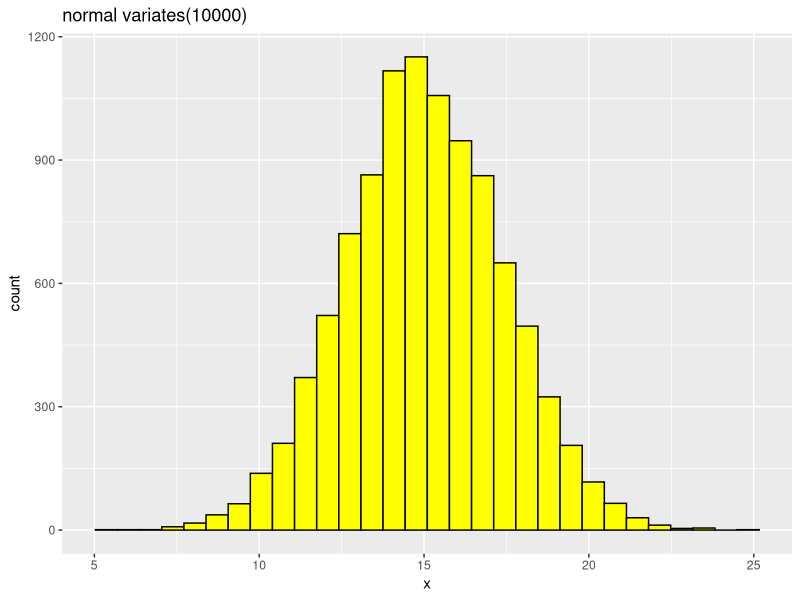
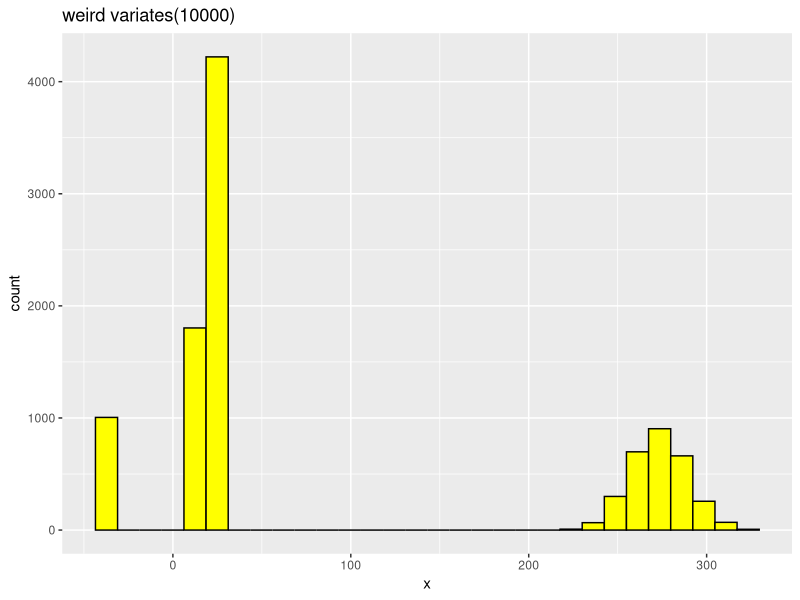
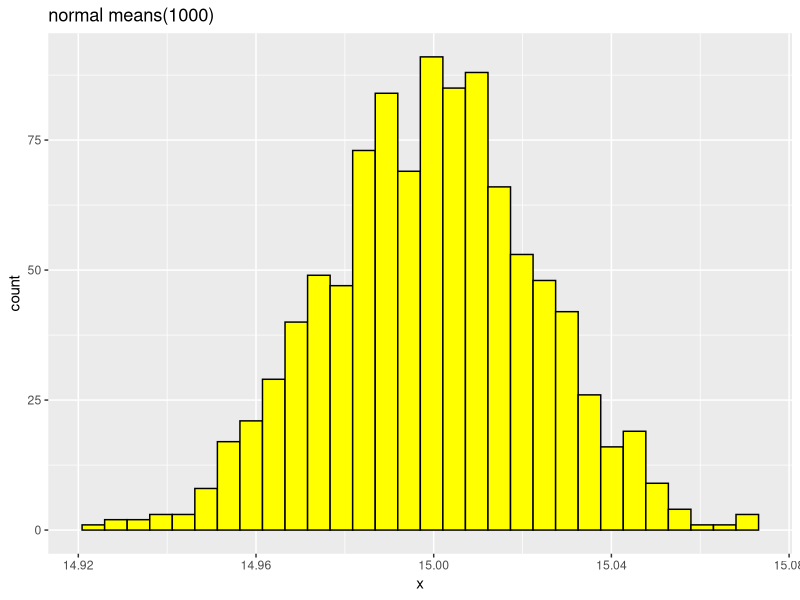
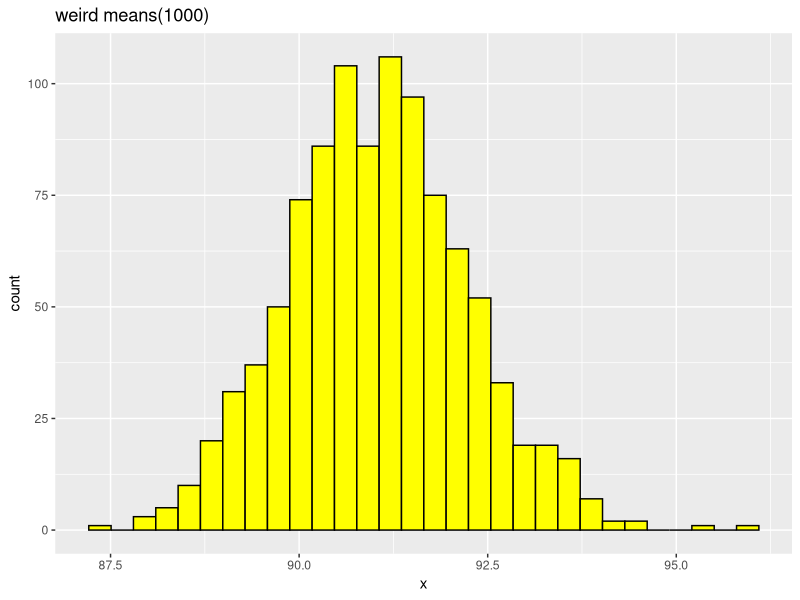

These charts were generated, in order, by the following R code:

# Empirical proof of Central Limit Theorem (p.77).

library(ggplot2)
require(doParallel)
registerDoParallel(8)


N.PTS <- 1e4
N.TRIALS <- 1e3
BLOCK.SIZE <- 1e2

normal.rv <- function() {
    return(rnorm(1,15,2.4))
}

weird.rv <- function() {
    split.it <- runif(1,0,1)
    if (split.it < .3) {
        return(rnorm(1,273,15.4))
    } else if (split.it < .4) {
        return(-35)
    } else {
        return(runif(1,15,27))
    }
}

gen.variates <- function(rv.func, num.variates=1e4) {
    sapply(1:num.variates, function(n) {
            rv.func()
        }
    )
}

some.normal.variates <- gen.variates(normal.rv,N.PTS)
some.weird.variates <- gen.variates(weird.rv,N.PTS)

create.hist <- function(a.vector, title="") {
    df <- data.frame(a.vector)
    names(df) <- "x"
    return(ggplot(df,aes(x=x)) +
        geom_histogram(fill="yellow",color="black") +
        ggtitle(paste0(title,"(",length(a.vector),")")))
}

normal.variates.hist <- create.hist(some.normal.variates,"normal variates")
weird.variates.hist <- create.hist(some.weird.variates,"weird variates")



gen.means <- function(rv.func, num.means=1e4, verbose=FALSE) {
    foreach (block=1:(num.means/BLOCK.SIZE), .combine=c) %dopar% {
        if (verbose) cat("Starting block ",block,"...\n",sep="")
        means <- integer(BLOCK.SIZE)
        for (element in 1:BLOCK.SIZE) {
            means[element] <- mean(gen.variates(rv.func,N.PTS))
        }
        return(means)
    }
}

gen.means(normal.rv, N.TRIALS, verbose=TRUE) -> normal.means
gen.means(weird.rv, N.TRIALS, verbose=TRUE) -> weird.means

normal.means.hist <- create.hist(normal.means,"normal means")
weird.means.hist <- create.hist(weird.means,"weird means")


show.plots <- TRUE
if (show.plots) {
    plot(normal.variates.hist)
    readline()
    plot(weird.variates.hist)
    readline()
    plot(normal.means.hist)
    readline()
    plot(weird.means.hist)
    readline()
}
